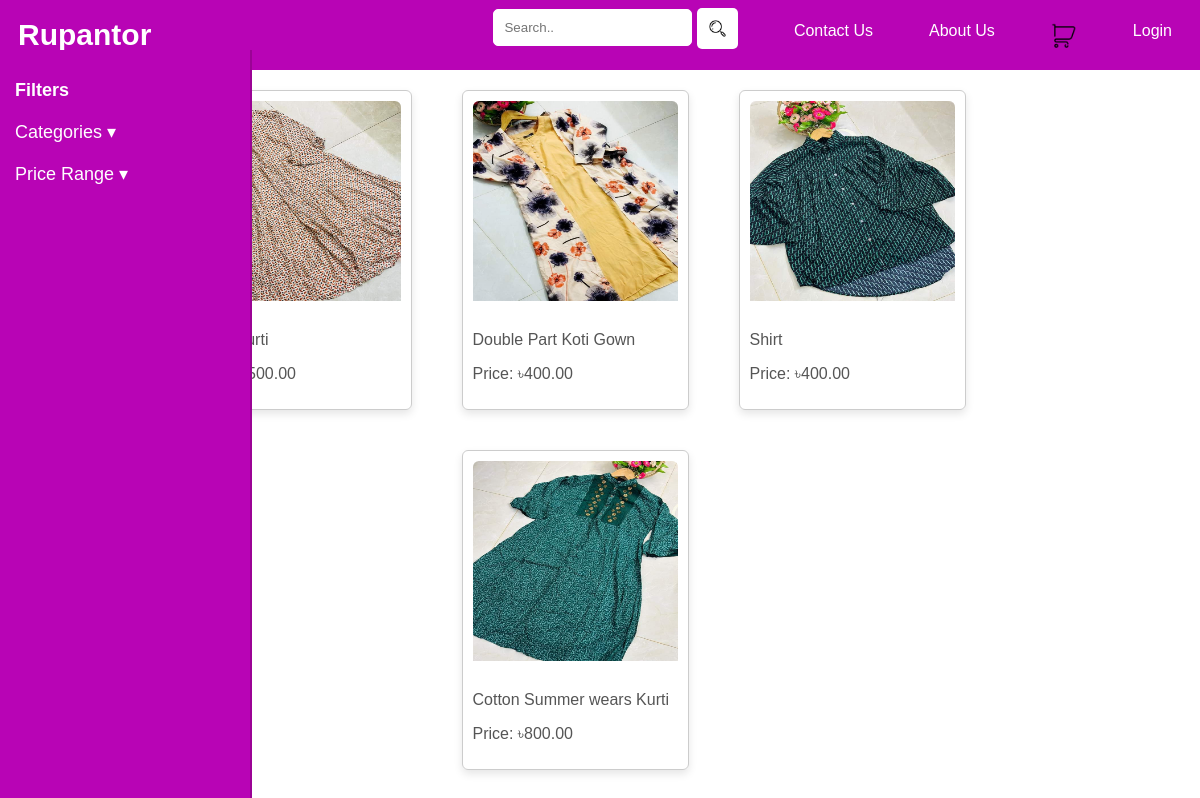
The page /filtered_elements/ on the database its author committed.
### management/models.py (models this page shows, shortened)
class Wears(models.Model):
    CATEGORY_CHOICES = [
        ('SummerWear', 'Summerwear'),
        ('WinterWear', 'Winterwear'),
        ('Western', 'Western'),
        ('Cotton', 'Cotton')
    ]
    productId = models.AutoField(primary_key=True)
    categories = models.CharField(max_length=20, choices=CATEGORY_CHOICES, default='SummerWear')
    productName = models.CharField(max_length=100)
    productColor = models.CharField(max_length=50, null=True)
    productBody = models.CharField(max_length=30, null=True)
    frontLength = models.CharField(max_length=30, null=True)
    backLength = models.CharField(max_length=30, null=True)
    productPrice = models.DecimalField(max_digits=8, decimal_places=2)
    available = models.IntegerField()
    description = models.TextField()
    productImage = models.ImageField(blank=True)

### management/views.py (the view)
# urls.py: path('filtered_elements/', views.filtered_elements, name='filtered_elements'),
def filtered_elements(request):
    template = loader.get_template('filtered_elements.html')
    if request.method == 'GET':
        categories = request.GET.getlist('categories')
        min_price = request.GET.get('min-price')
        max_price = request.GET.get('max-price')
        wears = Wears.objects.all()
        categorized = Wears.objects.all()
        if min_price:
            wears = wears.filter(productPrice__gte=float(min_price))
        if max_price:
            wears = wears.filter(productPrice__lte=float(max_price))
        if categories:
            categorized = wears.filter(categories__in=categories).distinct()
        context = {
            'items': wears,
            'categorized': categorized
        }
        return HttpResponse(template.render(context, request))

### management/templates/filtered_elements.html (shortened to what this page needs)
<!DOCTYPE html>
<html lang="en">
<head>
</head>
<body>
    {% include 'header.html' %}
    {% include 'sidebar.html' %}
    <div class="card-container">
        {% if items %}
            {% for item in items %}
                {% if forloop.counter0|divisibleby:3 and forloop.counter0 != 0 %}
                    </div><div class="card-container">
                {% endif %}
                {% for product in categorized %}
                    {% if item.productId == product.productId %}
                        <div class="card">
                            <a href="{% url 'product_detail' product_id=product.productId %}" style="text-decoration: none; color: inherit;">
                                <img src="/media/{{ product.productImage }}" alt="no image">
                                <p>{{ product.productName }}</p>
                                <p>Price: ৳{{ product.productPrice }}</p>
                            </a>
                        </div>
                    {% endif %}
                {% endfor %}
            {% endfor %}
        {% else %}
            <p>No items found for the selected filters.</p>
        {% endif %}
    </div>
</body>
</html>

### management/templates/filtered_elements.html (style rules this page uses)
.card-container { display: flex; justify-content: center; flex-wrap: wrap; margin: 20px 0; }
.card { flex: 0 1 calc(20% - 35px); border: 1px solid #ccc; border-radius: 6px; padding: 10px; margin-right: 50px; margin-bottom: 20px; box-shadow: 0 4px 8px rgba(0, 0, 0, 0.1); transition: box-shadow 0.3s ease; }
.card p { font-size: 16px; color: #555; }
.card img { width: 100%; height: 200px; object-fit: fill; border-radius: 6px 6px 0 0; margin-bottom: 10px; }

### management/templates/header.html (style rules this page uses)
body { margin: 0; }

### management/templates/sideBar.html (style rules this page uses)
body { font-family: Arial, sans-serif; margin: 0; padding: 0; }

### rows shown on the page
Wears: productImage (picture), productPrice "500.00"
Wears: productImage (picture), productName "Double Part Koti Gown", productPrice "400.00"
Wears: productImage (picture), productName "Shirt", productPrice "400.00"
Wears: productImage (picture), productName "Cotton Summer wears Kurti", productPrice "800.00"
